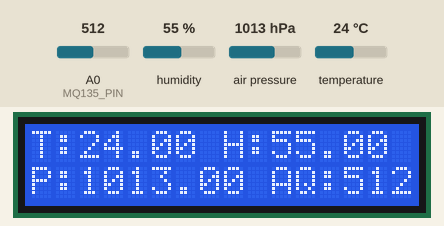
Recording of a sketch running on a simulated Arduino Uno, built with avr-gcc and run on an emulated ATmega328P. On the bench: 16×2 character LCD. Inputs (shaded band) come from the test bench; at power-on: humidity 55 %, air pressure 1013 hPa, A0 (MQ135_PIN) = 512, temperature 24 °C. Storage starts empty; what the sketch prints to the serial monitor is not drawn.

Above: at 1.2 s.
1.3 s: humidity set to 22 %
At 2.8 s:
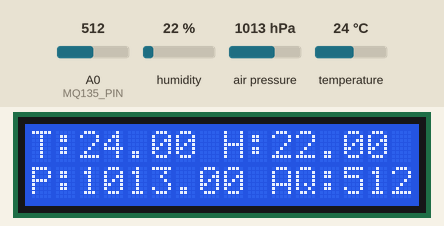
4.1 s: air pressure set to 952 hPa
At 5.7 s:
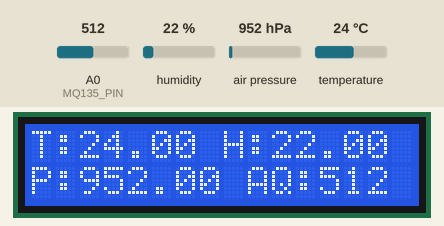
6.9 s: A0 (MQ135_PIN) set to 716
At 9.0 s:
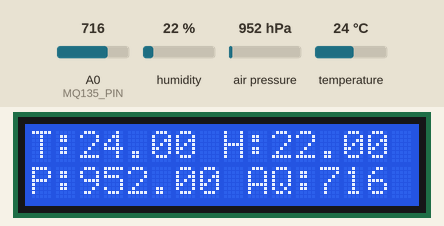
9.9 s: temperature set to 12 °C
At 11.9 s:
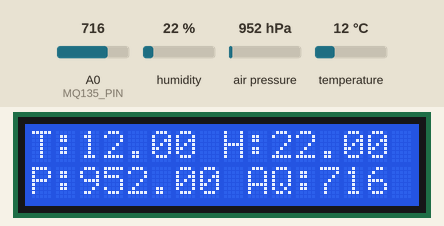
12.7 s: air pressure set to 1000 hPa
At 15.3 s:
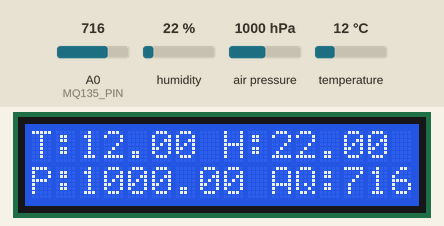
16.1 s: A0 (MQ135_PIN) set to 992
At 17.0 s:
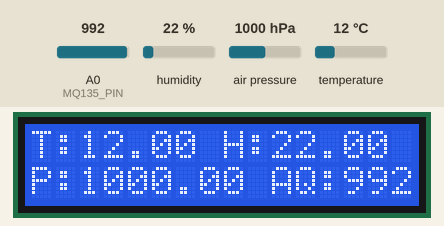
Timing chart, 0 to 19.1 s (numbered marks = the images above; inputs shaded):
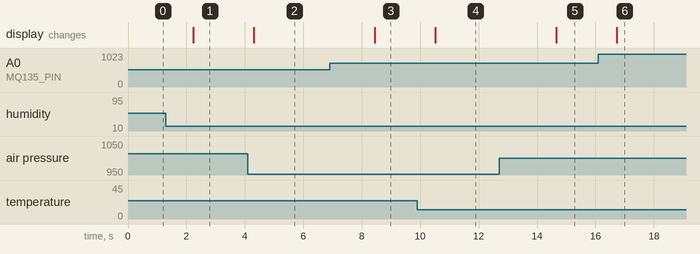

Measured:
- after the input at 1.3 s, the display: changes after 0.94 s (image 1)
- after the input at 4.1 s, the display: changes after 0.21 s (image 2)
- after the input at 6.9 s, the display: changes after 1.5 s (image 3)
- after the input at 9.9 s, the display: changes after 0.61 s (image 4)
- after the input at 12.7 s, the display: changes after 2.0 s (image 5)
- after the input at 16.1 s, the display: changes after 0.63 s (image 6)

The sketch:

code.ino
```cpp
#include <Wire.h>
#include <LiquidCrystal_I2C.h>
#include <DHT.h>
#include <Adafruit_BMP280.h>
#include <SPI.h>
#include <SD.h>

// Initialize the LCD display with I2C address 0x27
LiquidCrystal_I2C lcd(0x27, 16, 2);

// Define the DHT sensor pin and type
#define DHTPIN 2
#define DHTTYPE DHT22
DHT dht(DHTPIN, DHTTYPE);

// Define the BMP280 sensor
Adafruit_BMP280 bmp;

// Define the MQ-135 sensor pin
#define MQ135_PIN A0

// Define SD card module pin
#define CS_PIN 10

void setup() {
  // Initialize Serial Monitor
  Serial.begin(9600);

  // Initialize LCD
  lcd.begin();
  lcd.backlight();

  // Initialize DHT sensor
  dht.begin();

  // Initialize BMP280 sensor
  if (!bmp.begin()) {
    Serial.println("Could not find a valid BMP280 sensor, check wiring!");
    while (1);
  }

  // Initialize SD card
  if (!SD.begin(CS_PIN)) {
    Serial.println("Initialization of SD card failed!");
    return;
  }
  Serial.println("SD card initialized.");

  // Create a file to save data
  File dataFile = SD.open("datalog.txt", FILE_WRITE);
  if (dataFile) {
    dataFile.println("Temperature, Humidity, Pressure, Air Quality");
    dataFile.close();
  }
}

void loop() {
  // Read temperature and humidity from DHT22
  float temperature = dht.readTemperature();
  float humidity = dht.readHumidity();

  // Read pressure from BMP280
  float pressure = bmp.readPressure() / 100.0F;

  // Read air quality from MQ-135
  int airQuality = analogRead(MQ135_PIN);

  // Display data on LCD
  lcd.clear();
  lcd.setCursor(0, 0);
  lcd.print("T:");
  lcd.print(temperature);
  lcd.print(" H:");
  lcd.print(humidity);

  lcd.setCursor(0, 1);
  lcd.print("P:");
  lcd.print(pressure);
  lcd.print(" AQ:");
  lcd.print(airQuality);

  // Print data to Serial Monitor
  Serial.print("Temperature: ");
  Serial.print(temperature);
  Serial.print(" C, Humidity: ");
  Serial.print(humidity);
  Serial.print(" %, Pressure: ");
  Serial.print(pressure);
  Serial.print(" hPa, Air Quality: ");
  Serial.println(airQuality);

  // Save data to SD card
  File dataFile = SD.open("datalog.txt", FILE_WRITE);
  if (dataFile) {
    dataFile.print(temperature);
    dataFile.print(", ");
    dataFile.print(humidity);
    dataFile.print(", ");
    dataFile.print(pressure);
    dataFile.print(", ");
    dataFile.println(airQuality);
    dataFile.close();
  }

  // Wait before repeating
  delay(2000);
}
```
